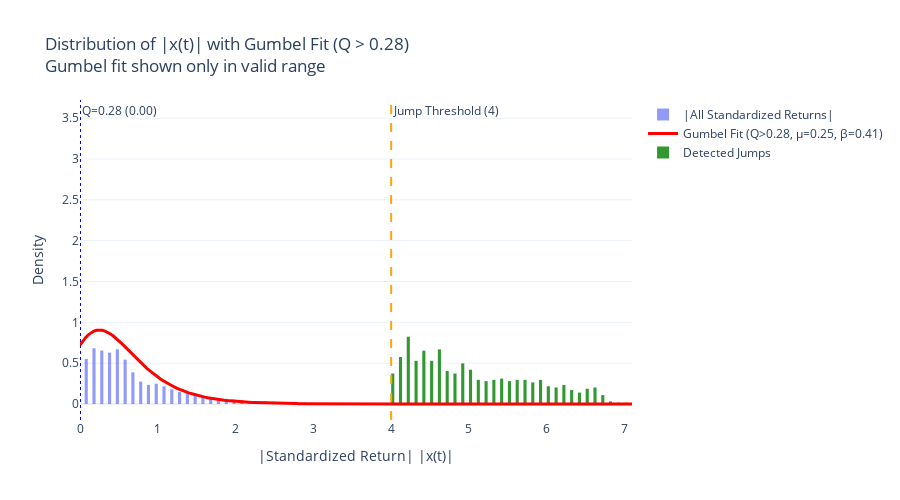

The notebook cell saved with this chart:
### Code cell
# Plot 2: Histogram of ALL |x(t)| with Gumbel fit (full distribution)
fig2 = go.Figure()

# Histogram of all absolute scores
fig2.add_trace(go.Histogram(
    x=all_abs_scores,
    name='|All Standardized Returns|',
    histnorm='probability density',
    nbinsx=100,
    opacity=0.7
))

# Gumbel distribution fit (only valid in upper tail)
x_range_abs = np.linspace(threshold_value, min(all_abs_scores.max(), 10), 200)
gumbel_pdf = gumbel_dist.pdf(x_range_abs)
fig2.add_trace(go.Scatter(
    x=x_range_abs,
    y=gumbel_pdf,
    mode='lines',
    name=f'Gumbel Fit (Q>0.28, μ={loc_gumbel:.2f}, β={scale_gumbel:.2f})',
    line=dict(color='red', width=3)
))

# Add threshold lines
fig2.add_vline(x=threshold_value, line_dash="dot", line_color="blue", 
               annotation_text=f"Q=0.28 ({threshold_value:.2f})")
fig2.add_vline(x=4, line_dash="dash", line_color="orange", annotation_text="Jump Threshold (4)")

# Highlight jump region if jumps were detected
if not jumps_df.empty:
    fig2.add_trace(go.Histogram(
        x=abs_jump_scores,
        name='Detected Jumps',
        histnorm='probability density',
        nbinsx=30,
        opacity=0.8,
        marker_color='green'
    ))

fig2.update_layout(
    title="Distribution of |x(t)| with Gumbel Fit (Q > 0.28)<br>Gumbel fit shown only in valid range",
    xaxis_title="|Standardized Return| |x(t)|",
    yaxis_title="Density",
    template="plotly_white",
    height=500,
    xaxis_range=[0, min(10, all_abs_scores.max())]
)
fig2.show()

### Figure 1 — Plotly figure (JSON) as saved in the notebook; plotly's stock layout.template omitted (floating-point values rounded to 4 significant figures; data arrays with more than 128 entries replaced by an {"elided": "..."} marker saying what was removed)
{"data": [{"histnorm": "probability density", "name": "|All Standardized Returns|", "nbinsx": 100, "opacity": 0.7, "type": "histogram", "x": {"elided": "83813 float values"}}, {"line": {"color": "red", "width": 3}, "mode": "lines", "name": "Gumbel Fit (Q>0.28, μ=0.25, β=0.41)", "type": "scatter", "x": {"elided": "200 float values"}, "y": {"elided": "200 float values"}}, {"histnorm": "probability density", "marker": {"color": "green"}, "name": "Detected Jumps", "nbinsx": 30, "opacity": 0.8, "type": "histogram", "x": {"elided": "643 float values"}}], "layout": {"annotations": [{"showarrow": false, "text": "Q=0.28 (0.00)", "x": 0, "xanchor": "left", "xref": "x", "y": 1, "yanchor": "top", "yref": "y domain"}, {"showarrow": false, "text": "Jump Threshold (4)", "x": 4, "xanchor": "left", "xref": "x", "y": 1, "yanchor": "top", "yref": "y domain"}], "height": 500, "shapes": [{"line": {"color": "blue", "dash": "dot"}, "type": "line", "x0": 0, "x1": 0, "xref": "x", "y0": 0, "y1": 1, "yref": "y domain"}, {"line": {"color": "orange", "dash": "dash"}, "type": "line", "x0": 4, "x1": 4, "xref": "x", "y0": 0, "y1": 1, "yref": "y domain"}], "title": {"text": "Distribution of |x(t)| with Gumbel Fit (Q > 0.28)<br>Gumbel fit shown only in valid range"}, "xaxis": {"range": [0, 7.095], "title": {"text": "|Standardized Return| |x(t)|"}}, "yaxis": {"title": {"text": "Density"}}}}
